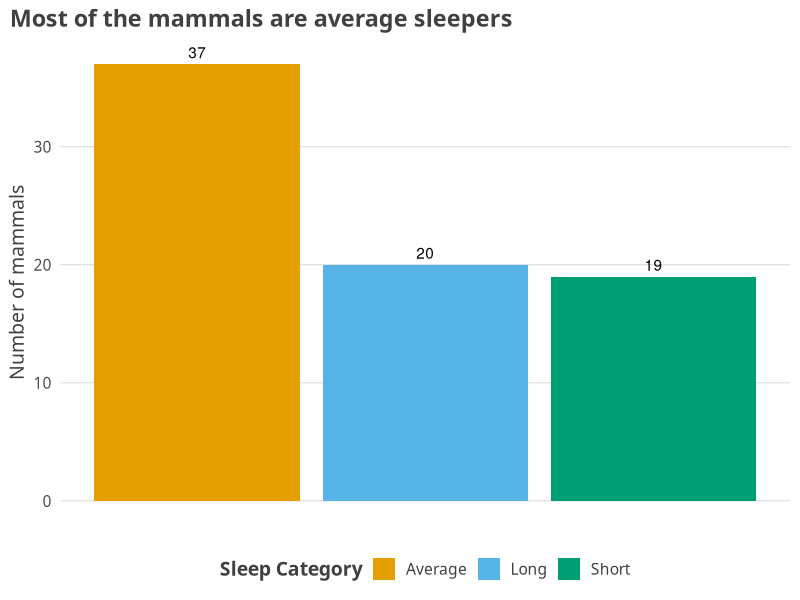
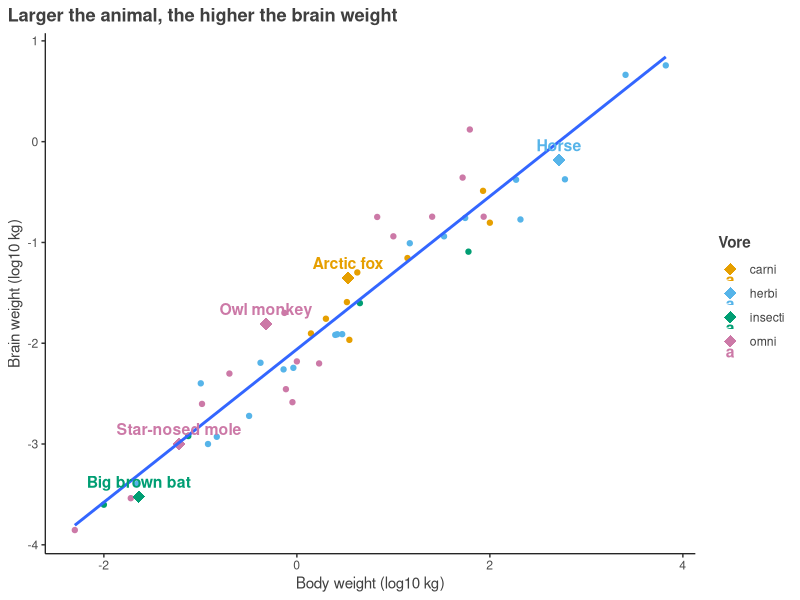
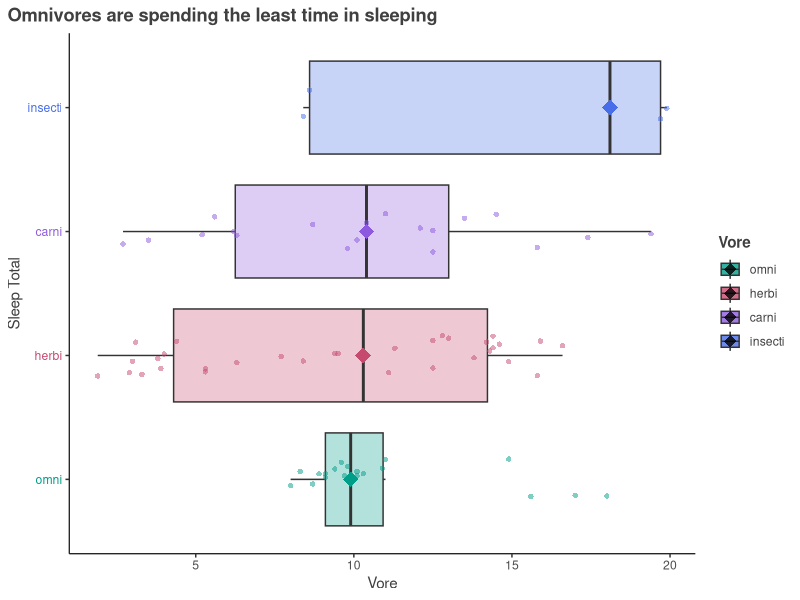
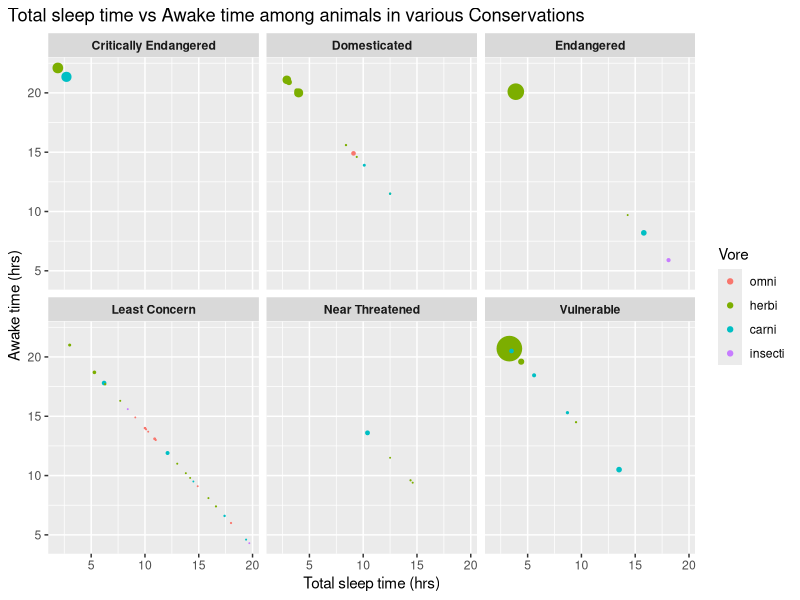
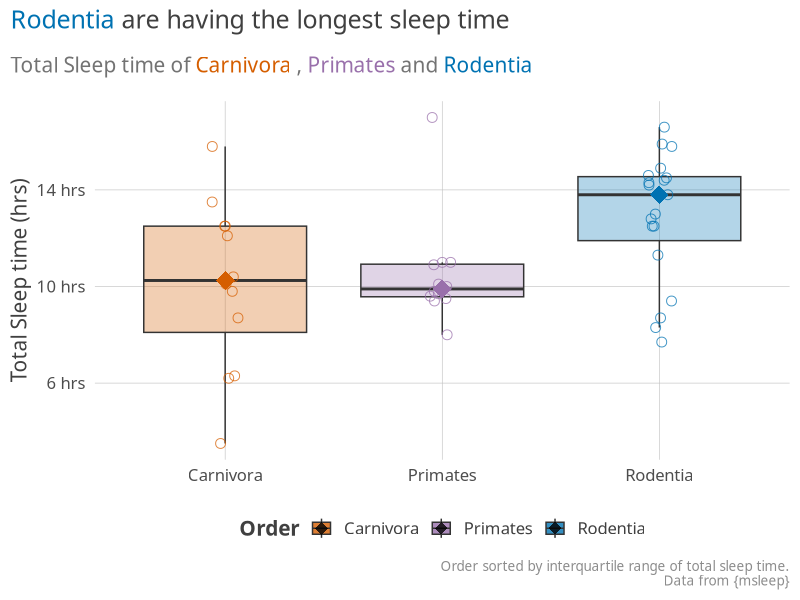
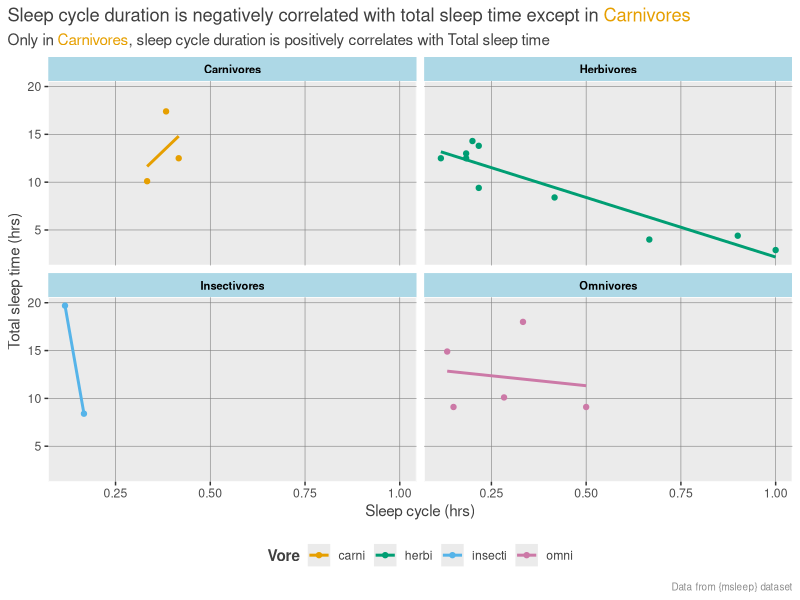

Recreate these plots in R, in order.
# ============================================================
#  Script 05 — Programming Contest
#  Dataset : ggplot2::msleep  (mammal sleep data)
#  Packages: tidyverse, ggtext, scales
# ============================================================
#
#  Welcome to the contest!
#
#  You will use everything from Scripts 01–04:
#    ✓ Hadley's verbs   (filter, mutate, group_by, summarise, arrange)
#    ✓ Scatter plots    (geom_point, geom_smooth, facet_wrap)
#    ✓ Box plots        (geom_boxplot, geom_jitter, position_jitterdodge)
#    ✓ Styling          (theme(), element_*, scales, ggtext, custom theme)
#
#  The dataset — msleep — is already inside ggplot2/tidyverse.
#  No extra package install needed.
#
#  There are FIVE tasks below.  Each task has a data challenge and
#  a visualisation challenge.  Work through them in order.
#
#  Scoring (for self-evaluation or peer review):
#    ★ Task complete                   +2 pts each  (max 10)
#    ★★ Plot is clearly labelled        +1 pt  each  (max  5)
#    ★★★ Plot has an opinionated title  +1 pt  each  (max  5)
#    ★★★★ Bonus styling challenge       +1 pt  each  (max  5)
#  Total possible: 25 pts
#
# ============================================================

library(tidyverse)
library(ggtext)
library(scales)


# ── Meet the dataset ──────────────────────────────────────────────────────────

msleep           # print the tibble — 83 mammals, 11 variables
glimpse(msleep)
?msleep          # read the documentation!

# Key columns:
#   name          – common name of the mammal
#   genus, order  – taxonomic classification
#   vore          – diet type: carni / herbi / insecti / omni
#   conservation  – IUCN status: lc, nt, vu, en, cd, domesticated
#   sleep_total   – total daily sleep (hours)
#   sleep_rem     – REM sleep (hours)
#   sleep_cycle   – duration of a sleep cycle (hours)
#   awake         – hours awake (= 24 − sleep_total)
#   brainwt       – brain weight (kg)
#   bodywt        – body weight (kg)


# ════════════════════════════════════════════════════════════
#  TASK 1 — Cleaning & Exploration
# ════════════════════════════════════════════════════════════
#
#  Data challenge
#  ──────────────
#  1a. How many rows have missing values in sleep_rem?
#      Use summarise() and is.na().
#
#  1b. Create a clean working copy called msleep_clean by:
#      • Keeping only rows where vore is NOT missing
#      • Dropping rows where sleep_total is missing
#      • Adding a column brain_to_body = brainwt / bodywt
#      • Adding a column sleep_category:
#          "Short" if sleep_total < 8
#          "Average" if sleep_total between 8 and 14 (inclusive)
#          "Long"  if sleep_total > 14
#
#  1c. How many mammals fall into each sleep_category?
#      Use count().
#
#  Visualisation challenge
#  ────────────────────────
#  Make a bar chart (geom_col) showing the count of mammals
#  per sleep_category.  Sort bars from most to least frequent.
#  Colour the bars by sleep_category using a palette of your choice.

# ── Your code for Task 1 ──────────────────────────────────────────────────────

# 1a — count missing sleep_rem values
msleep |>
  summarise(n_missing_rem = sum(is.na(sleep_rem)))

# 1b — build msleep_clean
msleep_clean <- msleep |>
  filter(!is.na(vore), !is.na(sleep_total)) |>
  mutate(
    brain_to_body  = brainwt / bodywt,
    sleep_category = case_when(
      sleep_total < 8  ~ "Short",
      sleep_total <= 14 ~ "Average",
      TRUE             ~ "Long"
    ) |> factor(levels = c("Short", "Average", "Long"))  # ordered factor
  )

# 1c — counts
msleep_clean |> count(sleep_category)

# Visualisation — YOUR TURN
# Hint: use fct_infreq() or fct_reorder() to sort the bars

HW_theme_1 <- function(base_size = 14, base_family = "Sans Pro") {
  theme_minimal(base_size = base_size, base_family = base_family) +
    theme(
      plot.title.position  = "plot",
      plot.title = element_text(face = "bold"),
      text                 = element_text(colour = "grey25"),
      panel.grid.minor     = element_blank(),
      panel.grid.major.x   = element_blank(),
      panel.grid.major.y   = element_line(colour = "grey", linewidth = 0.2),
      axis.text.x          = element_blank(),
      legend.title         = element_text(face = "bold"),
      legend.position = "bottom")}

sleep_count <- msleep_clean |> count(sleep_category) |> 
  mutate(sleep_category = fct_reorder(sleep_category, -n))

HW_1 <-ggplot(sleep_count,
       aes(x = sleep_category, y = n, fill = sleep_category)) +
  geom_col() +
  geom_text(aes(label = n),
            vjust = -0.5) +
  scale_fill_manual(values = c(Average = "#E69F00", Long = "#56B4E9",
                               Short = "#009E73")) +
  HW_theme_1() +
  labs(x = NULL,
       y = "Number of mammals",
       fill = "Sleep Category",
       title = "Most of the mammals are average sleepers")
ggsave("Task 1.png",
       plot = HW_1,
       height = 8,
       width = 7,
       dpi = 300)


# ════════════════════════════════════════════════════════════
#  TASK 2 — Scatter Plot: Brain vs Body Weight
# ════════════════════════════════════════════════════════════
#
#  Data challenge
#  ──────────────
#  2a. Using msleep_clean, filter out rows where brainwt OR bodywt is missing.
#      Store this as msleep_weights.
#
#  2b. Calculate the log10 of both brainwt and bodywt.
#      (Without log-transforming, the chart is unreadable — try it!)
#
#  Visualisation challenge
#  ────────────────────────
#  Build a scatter plot of log10(bodywt) vs log10(brainwt),
#  coloured by vore (diet type).
#
#  Requirements:
#    • Add a linear smooth per vore group (no SE ribbon)
#    • Label at least 5 interesting mammals by name using geom_text()
#      or ggrepel::geom_text_repel() (install if desired)
#    • Meaningful axis labels ("Body weight (log₁₀ kg)" etc.)
#    • An opinionated title
#
#  Bonus ★: use scale_x_log10() / scale_y_log10() instead of
#            computing log10 manually.  How do the axis labels change?

# ── Your code for Task 2 ──────────────────────────────────────────────────────

msleep_weights <- msleep_clean |>
  filter(!is.na(brainwt), !is.na(bodywt)) |>
  mutate(
    log_bodywt  = log10(bodywt),
    log_brainwt = log10(brainwt)
  )

# Spot some interesting animals to label
msleep_weights |>
  arrange(desc(bodywt)) |>
  select(name, vore, bodywt, brainwt, log_bodywt, log_brainwt)


# Visualisation — YOUR TURN

label_select <- msleep_weights |> 
  filter(name %in% c("Big brown bat", "Arctic fox", "Horse",
                     "Owl monkey", "Star-nosed mole"))
HW_theme_2 <- function(base_size = 14, base_family = "") {
    theme(
      plot.title.position  = "plot",
      plot.title = element_text(face = "bold"),
      panel.background= element_rect(fill = "white"),
      axis.line = element_line(colour = "grey2", linewidth = 0.4),
      text                 = element_text(colour = "grey25"),
      panel.grid.minor     = element_blank(),
      panel.grid.major     = element_blank(),
      legend.title         = element_text(face = "bold"))}

HW_2 <-ggplot(msleep_weights,
       aes(x = log_bodywt, y = log_brainwt)) +
  geom_point(aes( colour = vore)) +
  geom_point(data = label_select, aes(colour = vore),
             size = 4,
             shape = 18) +
  geom_smooth(method = "lm", se = FALSE)+
  geom_text(data = label_select,
    aes(label = name, colour = vore),
    vjust = -0.75,
    size = 4,
    fontface = "bold") +
  scale_color_manual(values = c(carni = "#E69F00", herbi = "#56B4E9", 
                                insecti = "#009E73", omni = "#CC79A7")) +
  HW_theme_2() +
  labs (x = "Body weight (log10 kg)",
        y = "Brain weight (log10 kg)",
        colour = "Vore",
        title = "Larger the animal, the higher the brain weight") 

ggsave("Task 2.png",
       plot = HW_2,
       width = 9,
       height = 7,dpi = 300)
  


# ════════════════════════════════════════════════════════════
#  TASK 3 — Box Plot: Sleep by Diet Type
# ════════════════════════════════════════════════════════════
#
#  Data challenge
#  ──────────────
#  3a. Using msleep_clean, calculate median and IQR of sleep_total
#      for each vore group.
#
#  3b. Reorder the vore factor by median sleep_total (descending).
#      Store as a new column vore_ordered.
#
#  Visualisation challenge
#  ────────────────────────
#  Build a box plot of sleep_total by vore (diet).
#
#  Requirements:
#    • Use the reordered factor on the x axis
#    • Overlay raw points (jittered, semi-transparent)
#    • Add median diamonds as a separate layer (from your summary in 3a)
#    • Colour by vore
#    • Apply a clean theme with no minor gridlines
#    • Opinionated title
#
#  Bonus ★: use coord_flip() to make it a horizontal box plot.
#            Does readability improve?

# ── Your code for Task 3 ──────────────────────────────────────────────────────

vore_summary <- msleep_clean |>
  summarise(
    median_sleep = median(sleep_total),
    iqr_sleep    = IQR(sleep_total),
    n            = n(),
    .by = vore
  ) |>
  arrange(desc(median_sleep))

vore_summary

msleep_clean <- msleep_clean |>
  mutate(vore = fct_reorder(vore, sleep_total, .fun = median))

# Visualisation — YOUR TURN

HW_theme_3 <- function(base_size = 14, base_family = "") {
  theme(
    plot.title.position  = "plot",
    plot.title = element_text(face = "bold"),
    panel.background= element_rect(fill = "white"),
    axis.line = element_line(colour = "grey2", linewidth = 0.4),
    axis.text.y = element_text(colour = c("#009d89", "#c64a70", "#8d59de",
                                          "#486de8")),
    text                 = element_text(colour = "grey25"),
    panel.grid.minor     = element_blank(),
    panel.grid.major     = element_blank(),
    legend.title         = element_text(face = "bold"))}

HW_3 <- ggplot(msleep_clean, aes(x = vore, y = sleep_total,
                         fill = vore)) +
  geom_boxplot(alpha = 0.3,
               outlier.shape = NA) +
  coord_flip() +
  geom_point(aes(colour = vore),
             shape = 16,
             alpha = 0.5,
             fill = NA,
             position = position_jitterdodge(jitter.width = 1, seed = 99)) +
  geom_point(data = vore_summary, aes(y = median_sleep, colour = vore),
             shape = 18, size = 5) +
  scale_fill_manual(values = c(omni = "#009d89", herbi = "#c64a70", 
                               carni = "#8d59de", insecti = "#486de8") ) +
  scale_colour_manual(values = c(omni = "#009d89", herbi = "#c64a70", 
                                 carni = "#8d59de", insecti = "#486de8")) +
  guides(fill = guide_legend(override.aes = list(alpha = 0.8, size = 4))) +
  guides(colour = "none") +
  HW_theme_3() +
  labs(x = "Sleep Total",
       y = "Vore",
       title = "Omnivores are spending the least time in sleeping",
       fill = "Vore")
ggsave("Task 3.png",
       plot = HW_3,
       height = 7,
       width = 9,
       dpi = 300)


# ════════════════════════════════════════════════════════════
#  TASK 4 — Faceted Plot: Sleep Breakdown by Conservation Status
# ════════════════════════════════════════════════════════════
#
#  Data challenge
#  ──────────────
#  4a. Keep only mammals with a known conservation status
#      (filter out NA in conservation).
#
#  4b. Count mammals per (conservation × vore) combination.
#      Which conservation × vore combination is most common?
#
#  Visualisation challenge
#  ────────────────────────
#  Create a scatter plot of sleep_total vs awake,
#  faceted by conservation status (facet_wrap).
#
#  Requirements:
#    • colour = vore
#    • size = bodywt (gives a "bubble chart" feel)
#    • add scale_size_area() to make area ∝ bodywt
#    • meaningful labels & title
#    • strips (facet labels) should be styled with strip.text in theme()
#
#  Bonus ★: note that sleep_total + awake = 24 always.
#            Add a diagonal reference line: geom_abline(intercept = 24, slope = -1)
#            and annotate it with geom_text() or annotate().

# ── Your code for Task 4 ──────────────────────────────────────────────────────

msleep_conserved <- msleep_clean |>
  filter(!is.na(conservation))

msleep_conserved |>
  count(conservation, vore, sort = TRUE)

# Visualisation — YOUR TURN

HW_4 <- ggplot(msleep_conserved,
       aes(x = sleep_total, y = awake, colour = vore, size = bodywt)) +
  geom_point() +
  facet_wrap(~ conservation,
            labeller = labeller(conservation = c("cd" = "Critically Endangered", 
 "en" = "Endangered", "vu" = "Vulnerable", "nt" = "Near Threatened", 
 "lc" = "Least Concern", "domesticated" = "Domesticated"))) +
  scale_size_area(max_size = 8) +
  theme(strip.text = element_text(face = "bold"),
        plot.title.position  = "plot",) +
  guides(size = "none") +
  labs(x= "Total sleep time (hrs)",
       y = "Awake time (hrs)",
       title = "Total sleep time vs Awake time among animals in various Conservations",
       colour = "Vore")
ggsave ("Task 4.png",
        plot = HW_4,
        height = 7,
        width = 8,
        dpi = 300)

# ════════════════════════════════════════════════════════════
#  TASK 5 — Polish: Publication-Ready Chart
# ════════════════════════════════════════════════════════════
#
#  Data challenge
#  ──────────────
#  5a. Using msleep_clean, identify the top 3 orders (taxonomic)
#      by number of species in the dataset.
#
#  5b. Filter to keep only those 3 orders.
#      Create a summary table: order, n, median_sleep, median_bodywt.
#
#  Visualisation challenge — the Big One
#  ────────────────────────────────────────
#  Build a FULLY STYLED plot comparing sleep_total across the top 3 orders.
#
#  Required elements:
#    □ Box plots (alpha = 0.3, no outlier markers)
#    □ Jittered raw points (semi-transparent, shape = 21)
#    □ Median summary overlaid as a contrasting shape
#    □ Custom colour palette (NOT the ggplot2 default)
#    □ Formatted y axis (label_number with " hrs" suffix)
#    □ ggtext in the subtitle (colour order names using HTML spans)
#    □ A custom theme (write your own or extend theme_minimal)
#    □ plot.title.position = "plot"
#    □ No minor gridlines
#    □ Opinionated title that states a finding
#    □ Caption crediting the data source
#    □ Saved with ggsave() at 300 dpi, white background
#
#  Scoring rubric for Task 5:
#    All required elements present              → 2 pts
#    Subtitle uses ggtext colour                → 1 pt (bonus)
#    Title states a genuine insight             → 1 pt (bonus)
#    Chart could appear in a data journalism piece → 1 pt (bonus, peer review)

# ── Your code for Task 5 ──────────────────────────────────────────────────────

# Step 1 — find top 3 orders
top_orders <- msleep_clean |>
  count(order, sort = TRUE) |>
  slice_head(n = 3) |>
  pull(order)

top_orders

# Step 2 — filter
msleep_top <- msleep_clean |>
  filter(order %in% top_orders)

# Step 3 — summary table
top_order_summary <- msleep_top |>
  summarise(
    n            = n(),
    median_sleep = median(sleep_total),
    median_bodywt = median(bodywt, na.rm = TRUE),
    .by = order
  )

top_order_summary

# Step 4 — YOUR TURN: build the chart

library(ggtext)

title_5 <- '<span style="color:#0072B2;" >Rodentia</span> are having the longest
sleep time'

subtitle_5 <- 'Total Sleep time of 
<span style="color:#D55E00;" >Carnivora</span> , 
<span style="color:#9970AB;" >Primates</span> and
<span style="color:#0072B2;" >Rodentia</span>'

caption_5 = paste0("Order sorted by interquartile range of total sleep time.\n",
                 "Data from {msleep}")
                 
HW_theme_5<- function(base_size = 15, base_family = "Calibri") {
  theme_minimal(base_size = base_size, base_family = base_family) +
    theme(
      plot.title.position  = "plot",
      plot.caption.position = "plot",
      text                 = element_text(colour = "grey25"),
      plot.title           = element_markdown(),
      plot.subtitle        = element_markdown(
        colour = "grey45",
        margin = margin(t = 3, b = 6, unit = "mm")),
      plot.caption         = element_text(size = rel(0.65), colour = "grey55"),
      panel.grid.minor     = element_blank(),
      panel.grid.major     = element_line(colour = "grey", linewidth = 0.2),
      legend.title         = element_text(face = "bold",),
      legend.position = "bottom")}

HW_5 <- ggplot(msleep_top,
        aes(x = order, y = sleep_total, fill = order)) +
   geom_boxplot(alpha = 0.3,
                outlier.shape = NA,
                ) +
   geom_point(aes(colour = order),
              shape = 21,
              size = 3,
              alpha = 0.75,
              fill = NA,
              position = position_jitterdodge(jitter.width = 0.12, seed = 99)) +
   geom_point(data = top_order_summary,
              aes(y = median_sleep,colour = order),
              shape = 18,
              size = 6,
              alpha = 1,) +
   scale_y_continuous(labels = label_number(suffix = " hrs")) +
   scale_fill_manual(values = c (Carnivora = "#D55E00", Primates = "#9970AB",
                                 Rodentia = "#0072B2"),
                     labels = str_to_title) +
   scale_color_manual(values = c (Carnivora = "#D55E00", Primates = "#9970AB",
                                  Rodentia = "#0072B2"),
                      labels = str_to_title) +
   guides(fill = guide_legend(override.aes = list(alpha = 0.8, size = 4))) +
   guides(colour = "none") +
 HW_theme_5() +
   labs (x = NULL,
         y = "Total Sleep time (hrs)",
         fill = "Order",
         title = title_5,
         subtitle = subtitle_5,
         caption = caption_5)
 
ggsave("Task 5.png",
       plot = HW_5,
       bg = "white",
       dpi = 300,
       height = 7,
       width = 10)


# ════════════════════════════════════════════════════════════
#  BONUS CHALLENGE — Open-Ended
# ════════════════════════════════════════════════════════════
#
#  Pick ONE question from the list below that interests you most.
#  Build a chart that answers it.  No scaffolding — fully on your own.
#
#  Questions:
#    A. Is there a relationship between sleep cycle length and
#       total sleep?  Does diet type moderate this?
#
#    B. Do herbivores or carnivores have more variable sleep patterns?
#       Visualise the distribution of sleep_total within each vore group
#       as a ridge plot (ggridges package) or violin.
#
#    C. Among endangered or vulnerable mammals, which orders sleep the most?
#       Does more sleep correlate with smaller brain-to-body ratio?
#
#  Evaluation criterion: "Does the chart clearly answer the question?"
 
msleep_task <- msleep |> 
  drop_na() |> 
  select(sleep_cycle, sleep_total, vore, name) 

title_HW_B <- 'Sleep cycle duration is negatively correlated with total sleep 
time except in
<span style="color:#E69F00;">Carnivores</span>'

subtitle_HW_B <- 'Only in <span style="color:#E69F00;">Carnivores</span>, 
sleep cycle duration is positively correlates with Total sleep time'

caption_HW_B <- "Data from {msleep} dataset"

HW_theme_B<- function(base_size = 15, base_family = "Calibri") {
    theme(
      plot.title.position  = "plot",
      plot.caption.position = "plot",
      text                 = element_text(colour = "grey25"),
      plot.title           = element_markdown(),
      plot.subtitle        = element_markdown(),
      panel.background = element_rect(colour = "white"),
      strip.background = element_rect(fill = "lightblue"),
      strip.text = element_text(size = 8, face = "bold", color = "black"),
      plot.caption         = element_text(size = rel(0.65), colour = "grey55"),
      panel.grid.minor     = element_line(colour = "grey", linewidth = 0.01),
      panel.grid.major     = element_line(colour = "grey50", linewidth = 0.2),
      legend.title         = element_text(face = "bold",),
      legend.position = "bottom")}


HW_B <- ggplot(msleep_task, aes(y = sleep_total, x = sleep_cycle, colour = vore)) +
  geom_point() +
  geom_smooth(method = "lm", se = FALSE) +
  scale_colour_manual(values = c(carni = "#E69F00",herbi = "#009E73", 
                                 insecti = "#56B4E9", omni = "#CC79A7")) +
  facet_wrap(~vore, labeller = labeller(vore = c("carni" = "Carnivores",
                                                 "herbi" = "Herbivores",
                                                 "insecti" = "Insectivores",
                                                 "omni" = "Omnivores"))) +
  HW_theme_B() +
  labs(title = title_HW_B,
       subtitle = subtitle_HW_B,
       caption = caption_HW_B,
       x = "Sleep cycle (hrs)",
       y = "Total sleep time (hrs)",
       colour = "Vore")
ggsave("Bonus task.png",
       plot = HW_B,
       height = 7,
       width = 9,
       dpi = 300)

# ── Reference: palette ideas ─────────────────────────────────────────────────

# Colourblind-safe options (great for scientific publication):
#   scale_colour_brewer(palette = "Dark2")
#   scale_colour_brewer(palette = "Set2")
#   scale_colour_manual(values = c("#E69F00","#56B4E9","#009E73","#F0E442"))

# Okabe-Ito (very colourblind friendly):
okabe_ito <- c("#E69F00", "#56B4E9", "#009E73",
               "#F0E442", "#0072B2", "#D55E00", "#CC79A7")
